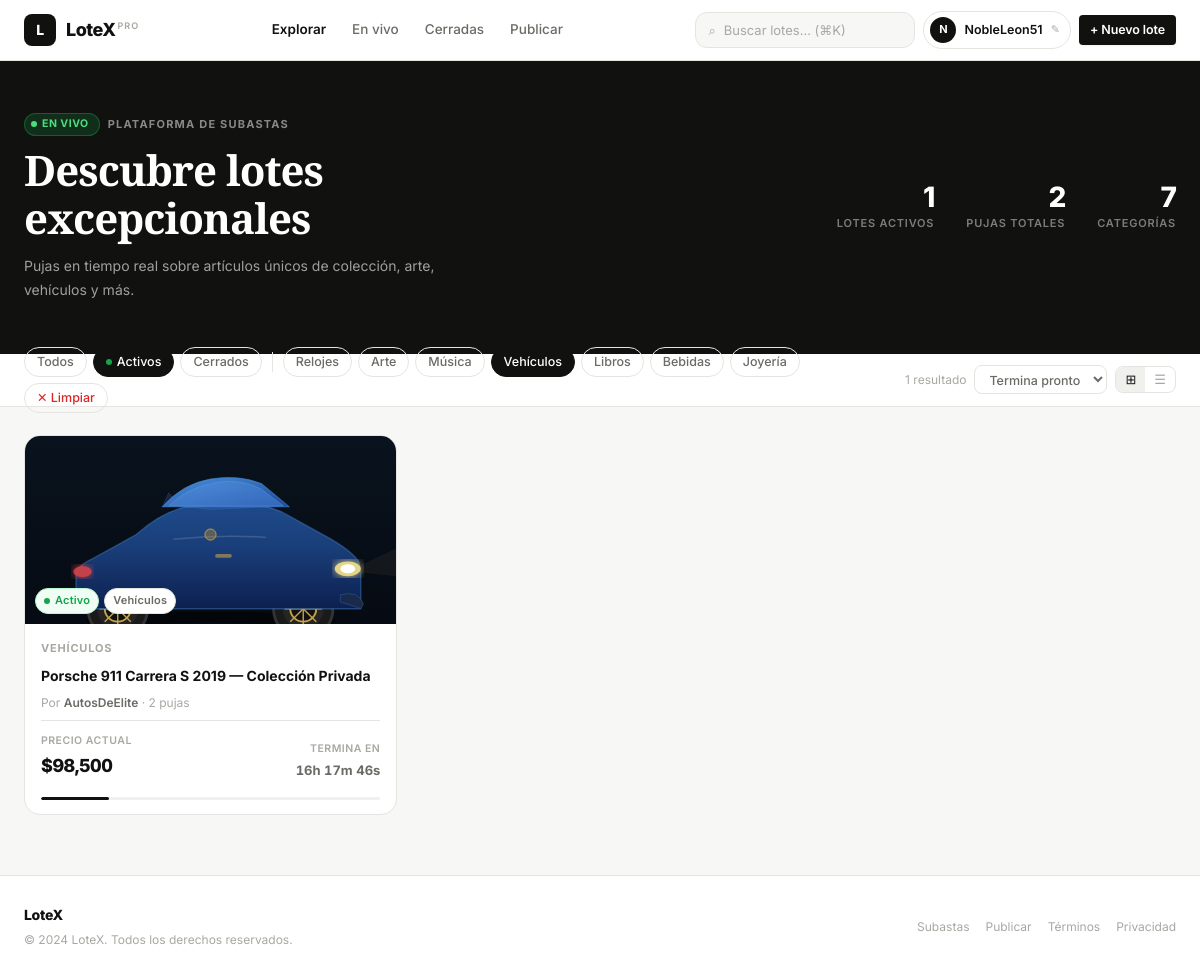
Page /?status=active&category=Vehículos on the committed database.
### models.py (models this page shows, shortened)
class Auction(db.Model):
    __tablename__ = 'auctions'
    id = db.Column(db.Integer, primary_key=True)
    title = db.Column(db.String(200), nullable=False)
    description = db.Column(db.Text, nullable=False)
    image_url = db.Column(db.String(500), default='/static/images/default.png')
    starting_price = db.Column(db.Float, nullable=False)
    current_price = db.Column(db.Float, nullable=False)
    seller = db.Column(db.String(100), nullable=False)
    created_at = db.Column(db.DateTime, default=datetime.utcnow)
    ends_at = db.Column(db.DateTime, nullable=False)
    status = db.Column(db.String(20), default='active')  # active, closed, upcoming
    category = db.Column(db.String(50), default='General')
    bids = db.relationship('Bid', backref='auction', lazy=True, cascade='all, delete-orphan')
    @property
    def bid_count(self):
        return len(self.bids)

### app.py (the view)
@app.route('/')
def index():
    update_auction_statuses()
    username = get_username()
    category = request.args.get('category', 'all')
    status_filter = request.args.get('status', 'active')
    query = Auction.query
    if status_filter != 'all':
        query = query.filter_by(status=status_filter)
    if category != 'all':
        query = query.filter_by(category=category)
    auctions = query.order_by(Auction.ends_at.asc()).all()
    categories = db.session.query(Auction.category).distinct().all()
    categories = [c[0] for c in categories]
    return render_template('index.html',
                           auctions=auctions,
                           username=username,
                           categories=categories,
                           selected_category=category,
                           selected_status=status_filter)

### app.py (called while the page is built)
def random_username():
    adjectives = ['Veloz', 'Astuto', 'Noble', 'Feroz', 'Sabio', 'Audaz', 'Agil', 'Rapido']
    nouns = ['Puma', 'Condor', 'Jaguar', 'Halcon', 'Lobo', 'Zorro', 'Leon', 'Tigre']
    num = random.randint(10, 99)
    return f"{random.choice(adjectives)}{random.choice(nouns)}{num}"

def get_username():
    if 'username' not in session:
        session['username'] = random_username()
    return session['username']

def update_auction_statuses():
    now = datetime.utcnow()
    expired = Auction.query.filter(
        Auction.ends_at <= now,
        Auction.status == 'active'
    ).all()
    for a in expired:
        a.status = 'closed'
    if expired:
        db.session.commit()

### templates/index.html (shortened to what this page needs)
{% extends "layout.html" %}
{% block content %}
<section class="hero-strip">
  <div class="hero-strip-inner">
    <div class="hero-title-block">
      <div class="hero-eyebrow">
        <span class="live-indicator"><span class="live-dot"></span>EN VIVO</span>
        Plataforma de Subastas
      </div>
      <h1 class="hero-h1">Descubre lotes<br>excepcionales</h1>
      <p class="hero-sub">Pujas en tiempo real sobre artículos únicos de colección, arte, vehículos y más.</p>
    </div>
    <div class="hero-stats">
      <div class="stat-item">
        <div class="stat-num">{{ auctions | length }}</div>
        <div class="stat-label">Lotes activos</div>
      </div>
      <div class="stat-item">
        <div class="stat-num">{% set tb = auctions | map(attribute='bid_count') | sum %}{{ tb }}</div>
        <div class="stat-label">Pujas totales</div>
      </div>
      <div class="stat-item">
        <div class="stat-num">{{ categories | length }}</div>
        <div class="stat-label">Categorías</div>
      </div>
    </div>
  </div>
</section>
<div class="toolbar">
  <div class="toolbar-inner">
    <div class="filter-group">
      <a href="/?status=all&category={{ selected_category }}"
         class="filter-pill {% if selected_status == 'all' %}active{% endif %}">Todos</a>
      <a href="/?status=active&category={{ selected_category }}"
         class="filter-pill {% if selected_status == 'active' %}active{% endif %}">
        <span class="live-dot" style="background:var(--success);animation:none;"></span> Activos
      </a>
      <a href="/?status=closed&category={{ selected_category }}"
         class="filter-pill {% if selected_status == 'closed' %}active{% endif %}">Cerrados</a>
      {% for cat in categories %}
      <a href="/?status={{ selected_status }}&category={{ cat }}"
         class="filter-pill {% if selected_category == cat %}active{% endif %}">{{ cat }}</a>
      {% endfor %}
      {% if selected_category != 'all' %}
      <a href="/?status={{ selected_status }}&category=all"
         class="filter-pill" style="color:var(--danger);">✕ Limpiar</a>
      {% endif %}
    </div>
    <div class="toolbar-right">
      <span class="results-count">{{ auctions | length }} resultado{% if auctions|length != 1 %}s{% endif %}</span>
      <select class="sort-select" id="sortSelect">
        <option value="ends_asc">Termina pronto</option>
      </select>
      <div class="view-toggle">
        <button class="view-btn active" id="gridViewBtn" title="Vista cuadrícula">⊞</button>
        <button class="view-btn" id="listViewBtn" title="Vista lista">☰</button>
      </div>
    </div>
  </div>
</div>
<div class="page-body">
  {% if auctions %}
  <div class="auction-grid" id="auctionGrid">
    {% for auction in auctions %}
    <div class="auction-card {% if auction.status == 'closed' %}closed{% endif %}"
         data-ends="{{ auction.ends_at.isoformat() }}"
         data-price="{{ auction.current_price }}"
         data-bids="{{ auction.bid_count }}"
         data-id="{{ auction.id }}"
         onclick="window.location='/auction/{{ auction.id }}'"
         tabindex="0"
         role="article"
         aria-label="{{ auction.title }}, precio actual ${{ '{:,.0f}'.format(auction.current_price) }}">
      <div class="card-img-wrap">
        <img class="card-img" src="{{ auction.image_url }}" alt="{{ auction.title }}" loading="lazy" />
        <div class="card-badges">
          {% if auction.status == 'active' %}
            <span class="badge badge-active"><span class="status-dot"></span> Activo</span>
          {% else %}
            <span class="badge badge-closed">Cerrado</span>
          {% endif %}
          <span class="badge badge-cat">{{ auction.category }}</span>
        </div>
      </div>
      <div class="card-body">
        <div class="card-cat">{{ auction.category }}</div>
        <div class="card-title">{{ auction.title }}</div>
        <div class="card-seller">Por <b>{{ auction.seller }}</b> · {{ auction.bid_count }} puja{% if auction.bid_count != 1 %}s{% endif %}</div>
        <div class="card-footer">
          <div class="price-block">
            <div class="price-label">Precio actual</div>
            <div class="price-val">${{ "{:,.0f}".format(auction.current_price) }}</div>
          </div>
          <div class="countdown-wrap">
            {% if auction.status == 'active' %}
              <div class="countdown-label-sm">Termina en</div>
              <div class="countdown-val" data-ends="{{ auction.ends_at.isoformat() }}">—</div>
            {% else %}
              <div class="countdown-label-sm">Estado</div>
              <div class="countdown-val" style="color:var(--text-muted);">Cerrado</div>
            {% endif %}
          </div>
        </div>
      </div>
      {% if auction.bid_count > 0 %}
      <div class="bid-bar-wrap">
        <div class="bid-bar-track">
          <div class="bid-bar-fill" style="width:{{ [auction.bid_count * 10, 100] | min }}%"></div>
        </div>
      </div>
      {% endif %}
    </div>
    {% endfor %}
  </div>
  {% else %}
  <div class="empty-state">
    <span class="empty-icon">🔍</span>
    <div class="empty-title">No hay resultados</div>
    <p class="empty-desc">Prueba con otros filtros o <a href="/create">publica un nuevo lote</a>.</p>
  </div>
  {% endif %}
</div>
{% endblock %}

### rows in the picture
Auction: category "Relojes"
Auction: category "Arte"
Auction: category "Música"
Auction: category "Libros"
Auction: category "Bebidas"
Auction: category "Joyería"
Auction: image_url (picture), status "active" (drawn), category "Vehículos", category "VEHÍCULOS", title "Porsche 911 Carrera S 2019 — Colección Privada", seller "AutosDeElite", bid_count "2", current_price "98,500", {{ [auction.bid_count * 10, 100] | min }} 20 (drawn)

### other values in the picture
{{ username }} "NobleLeon51"
{{ auctions | length }} "1"
{{ tb }} "2"
{{ categories | length }} "7"
{{ cat }} "Vehículos"
